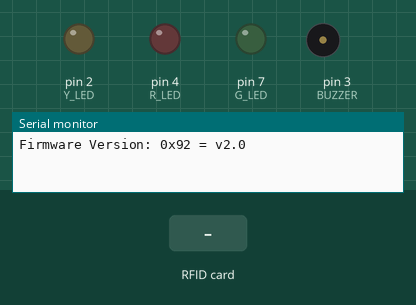
Recording of a sketch running on a simulated Arduino Uno, built with avr-gcc and run on an emulated ATmega328P. Parts: output pins drawn as LEDs (lit = HIGH), buzzer (waves = sounding, pin HIGH), the last lines printed to the serial monitor. The test bench sets the inputs (shaded band). Pins used as bus, display or sensor lines are not drawn.

Above: at 0.06 s.
At 1.2 s:
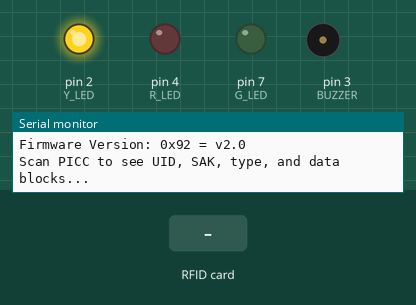
1.3 s: RFID card 5E 7A 19 C4 held to the reader
At 2.4 s:
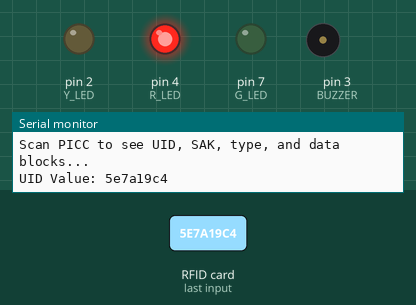
Timing chart, 0 to 4.3 s (numbered marks = the images above; inputs shaded):
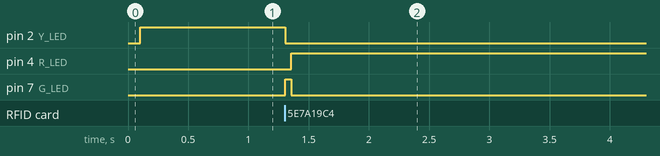

Measured:
- after the input at 1.3 s, pin 2 (Y_LED): HIGH → LOW at once; pin 4 (R_LED): LOW → HIGH after 0.06 s; pin 7 (G_LED): LOW → HIGH at once, → LOW 0.05 s later

The sketch:

rfid_scanner.ino
```cpp
/*
 *
 * Typical pin layout used:
 * -----------------------------------------------------------------------------------------
 *             MFRC522      Arduino       Arduino   Arduino    Arduino          Arduino
 *             Reader/PCD   Uno/101       Mega      Nano v3    Leonardo/Micro   Pro Micro
 * Signal      Pin          Pin           Pin       Pin        Pin              Pin
 * -----------------------------------------------------------------------------------------
 * RST/Reset   RST          9             5         D9         RESET/ICSP-5     RST
 * SPI SS      SDA(SS)      10            53        D10        10               10
 * SPI MOSI    MOSI         11 / ICSP-4   51        D11        ICSP-4           16
 * SPI MISO    MISO         12 / ICSP-1   50        D12        ICSP-1           14
 * SPI SCK     SCK          13 / ICSP-3   52        D13        ICSP-3           15
 *
 * More pin layouts for other boards can be found here: https://github.com/miguelbalboa/rfid#pin-layout
 */

#include <SPI.h>
#include <MFRC522.h>

#define RST_PIN         9          // Configurable, see typical pin layout above
#define SS_PIN          10         // Configurable, see typical pin layout above
#define G_LED           7
#define R_LED           4
#define Y_LED           2
#define BUZZER          3
#define BUTTON          5

MFRC522 mfrc522(SS_PIN, RST_PIN);  // Create MFRC522 instance

String chipuid = "";
String newuid = "";

void setup() {
	Serial.begin(9600);		// Initialize serial communications with the PC
	while (!Serial);		// Do nothing if no serial port is opened (added for Arduinos based on ATMEGA32U4)
	SPI.begin();			// Init SPI bus
	mfrc522.PCD_Init();		// Init MFRC522
	delay(4);				// Optional delay. Some board do need more time after init to be ready, see Readme
	mfrc522.PCD_DumpVersionToSerial();	// Show details of PCD - MFRC522 Card Reader details
	Serial.println(F("Scan PICC to see UID, SAK, type, and data blocks..."));
  pinMode(G_LED, OUTPUT);
  pinMode(R_LED, OUTPUT);
  pinMode(Y_LED, OUTPUT);
  pinMode(BUZZER, OUTPUT);
  pinMode(BUTTON, INPUT_PULLUP);

}

void loop() {
	// Reset the loop if no new card present on the sensor/reader. This saves the entire process when idle.
	if ( ! mfrc522.PICC_IsNewCardPresent()) {
    if(chipuid == "")
    {
      digitalWrite(Y_LED, HIGH);
    }
    else
    {
    digitalWrite(G_LED, LOW);
    digitalWrite(R_LED, HIGH);
    }
		return;
	}

	// Select one of the cards
	if ( ! mfrc522.PICC_ReadCardSerial()) {
		return;
	}

  if (chipuid== ""){
    for (byte i = 0; i < mfrc522.uid.size; i++) {
        chipuid += String(mfrc522.uid.uidByte[i], HEX);
      }

    // Print the UID to the serial monitor
    Serial.print("UID Value: ");
    Serial.println(chipuid);

      // Optional: Do something with the UID value
      // You can now use rfidUID in your program

      // Halt the RFID tag


    digitalWrite(Y_LED, LOW);
  }

  for (byte i = 0; i < mfrc522.uid.size; i++)
  {
    newuid += String(mfrc522.uid.uidByte[i], HEX);
  }


  if (newuid == chipuid)
  {
    digitalWrite(R_LED, LOW);
    digitalWrite(G_LED, HIGH);
    while(mfrc522.PICC_IsNewCardPresent())
    {
      digitalWrite(BUZZER, HIGH);
      delay(1);
      digitalWrite(BUZZER, LOW);
      delay(1);
    }
  }

  newuid = "";

  if (BUTTON == LOW)
  {
    chipuid = "";
  }
	// Dump debug info about the card; PICC_HaltA() is automatically called

}
```
